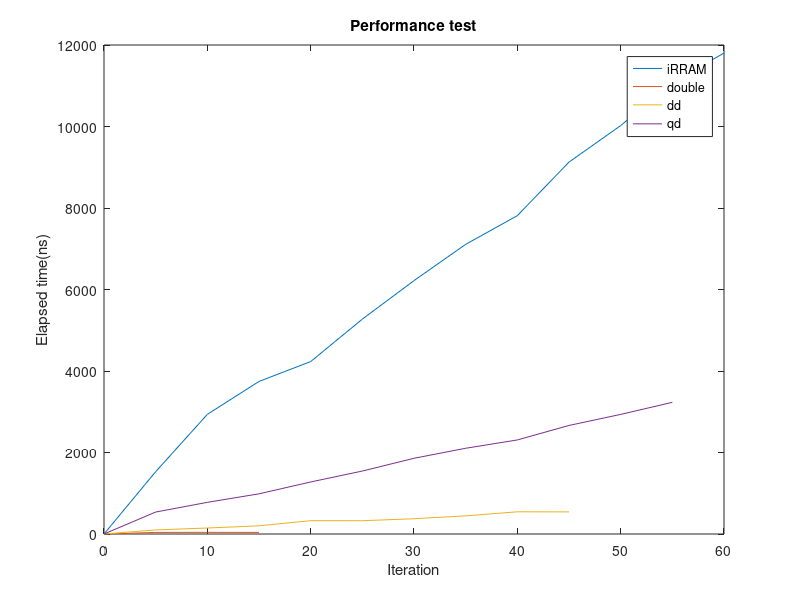

MATLAB code to generate this figure:
iRRAM = [0 1529 2936 3744 4231 5273 6218 7108 7812 9127 10022 11084 11802];
double = [0 39 41 39];
DD = [0 100 147 201 327 326 375 445 545 543];
QD = [0 539 777 986 1277 1545 1858 2104 2308 2664 2935 3231];
idx = 0:5:60;

% values
plot(idx, iRRAM)
hold on
plot(idx(1:size(double,2)), double)
plot(idx(1:size(DD,2)), DD)
plot(idx(1:size(QD,2)), QD)
hold off
title('Performance test')
xlabel('Iteration')
ylabel('Elapsed time(ns)')
legend('iRRAM','double','dd','qd')
